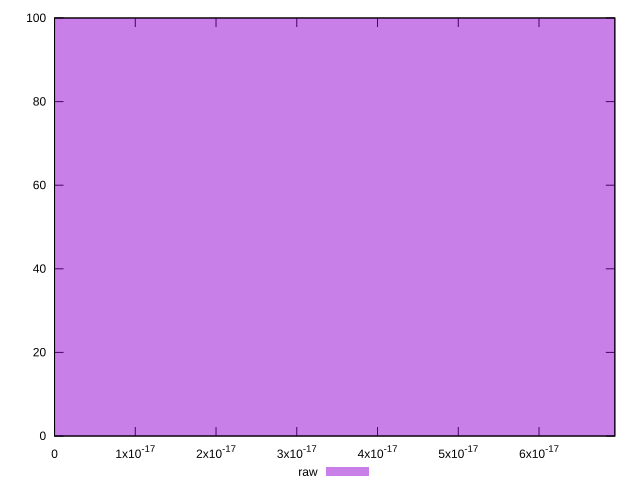

Generate this figure with gnuplot:
reset

$raw <<EOF
0 100
EOF

set key outside below
set boxwidth 1e-12
set xrange [0:6.938893903907228e-17]
set yrange [0:100]
set trange [0:100]
set style fill transparent solid 0.5 noborder
set terminal svg size 640, 490 enhanced background rgb 'white'
set output "report_00015_2021-02-09T16-11-33.973Z/meta/score-difference/samples/pages+cached+noadtech/raw/histogram.svg"

plot $raw title "raw" with boxes

reset
